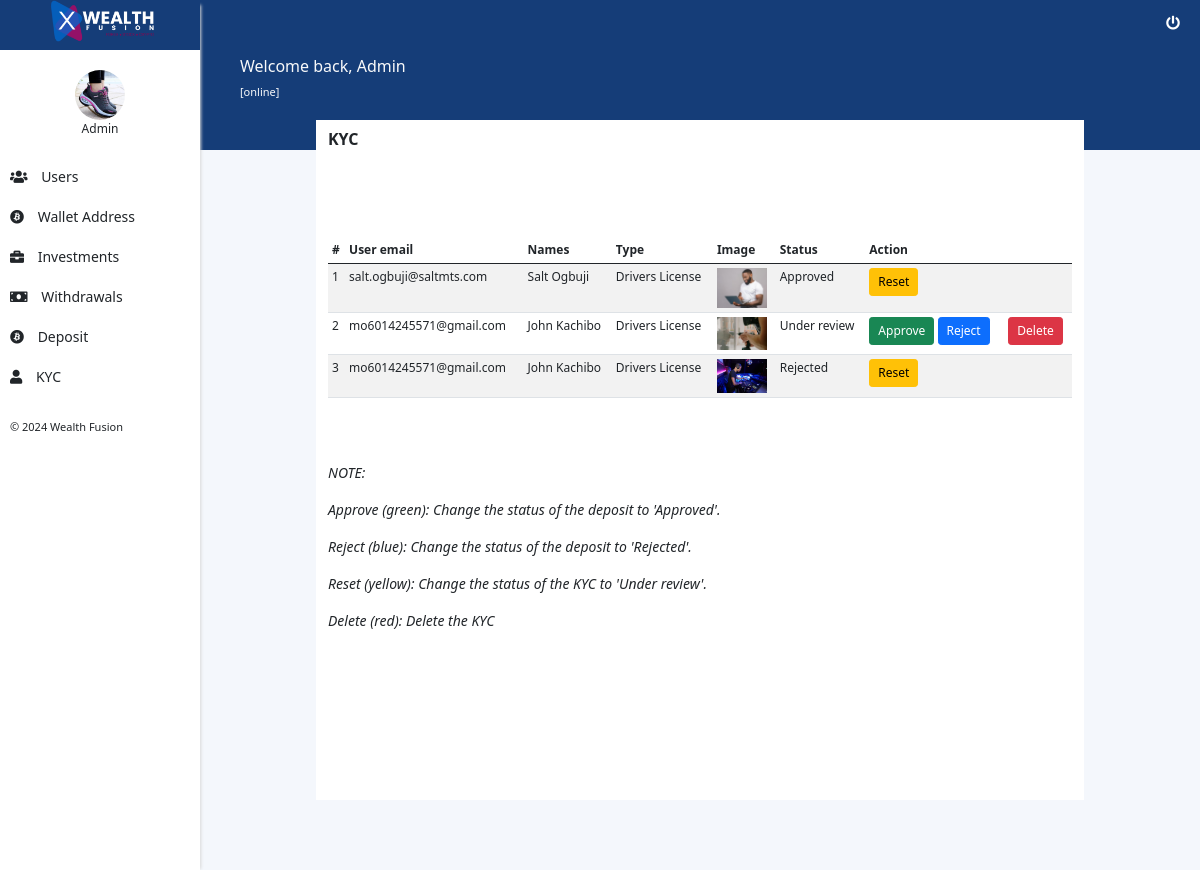
Screenshot of /user/n/kyc.php (signed in) with the database file from the repository.
### tables this page shows
CREATE TABLE `kyc` (
  `id` int(11) NOT NULL,
  `email` varchar(255) DEFAULT NULL,
  `verify_type` varchar(255) DEFAULT NULL,
  `fullnames` varchar(255) DEFAULT NULL,
  `image` varchar(255) DEFAULT NULL,
  `status` enum('Under review','Approved','Rejected','') NOT NULL DEFAULT 'Under review'
);

### user/n/kyc.php (the view, shortened to what this page needs)
<?php require_once("includes/components/header.php") ?>
<?php
    $stmt = $kon->prepare("SELECT * FROM kyc ORDER BY id DESC");
    $stmt->execute();
    $rows = $stmt->fetchAll(PDO::FETCH_ASSOC);
    $n=1;
?>
<div class="main-content">
    <div class="main-content-wrapper">
        <div class="container">
            <h6>KYC</h6>
            <div class="text-center py-4">
            </div>
            <div class="table-responsive font-12">
                <table class="table table-striped table-sm table-hover">
                    <thead>
                        <tr>
                            <th scope="col">#</th>
                            <th scope="col">User email</th>
                            <th scope="col">Names</th>
                            <th scope="col">Type</th>
                            <th scope="col">Image</th>
                            <th scope="col">Status</th>
                            <th colspan="2">Action</th>
                        </tr>
                    </thead>
                    <tbody>
                        <?php foreach ($rows as $key) { ?>
                            <tr>
                                <td><?= $n++ ?></td>
                                <td><?= $key['email'] ?></td>
                                <td><?= $key['fullnames'] ?></td>
                                <td><?= $key['verify_type'] ?></td>
                                <td>
                                    <img src="../images/kyc/<?= $key['image'] ?>" alt="" width='50'>
                                </td>
                                <td><?= $key['status'] ?></td>
                                <td>
                                <?php if($key['status']=='Under review'){ ?>
                                    <a href='process?confirmKYC=<?= $key['id'] ?>' onclick='return confirm(`Are you sure?`)'><button class='btn btn-sm btn-success'>Approve </button></a>
                                    <a href='process?rejectKYC=<?= $key['id'] ?>' onclick='return confirm(`Are you sure?`)'><button class='btn btn-sm btn-primary'>Reject </button></a>
                                <?php }else{ ?>
                                    <a href='process?unConfirmKYC=<?= $key['id'] ?>' onclick='return confirm(`Are you sure?`)'><button class='btn btn-sm btn-warning'>Reset </button></a>
                                <?php }?>
                                </td>
                                <td>
                                <?php if($key['status']=='Under review'){ ?>
                                    <a href='process?deleteKYC=<?= $key['id'] ?>' onclick='return confirm(`Sure to delete?`)'><button class='btn btn-sm btn-danger'>Delete</button></a>
                                <?php }?>
                                </td>
                            </tr>
                        <?php } ?>
                    </tbody>
                </table>
            </div>
            <div class="mt-5">
                <small>
                    <i>
                    <p>NOTE:</p>
                    <p>Approve (green): Change the status of the deposit to 'Approved'. </p>
                    <p>Reject (blue): Change the status of the deposit to 'Rejected'. </p>
                    <p>Reset (yellow): Change the status of the KYC to 'Under review'.</p>
                    <p>Delete (red): Delete the KYC</p>
                    </i>
                </small>
            </div>
        </div>
    </div>
</div>
<?php require_once("includes/components/footer.php") ?>

### user/n/assets/css/global.css (style rules this page uses)
* { padding: 0; margin: 0; }
body { box-sizing: border-box; font-family: "Roboto", sans-serif; font-size: 12px; }
:root { --primary-color: #153d78; }
.font-12 { font-size: 12px; }

### user/n/assets/css/components/header.css (style rules this page uses)
.main-content { padding: 20px; margin-left: 200px; min-height: 90vh; background-color: #f4f7fc; display: flex; justify-content: center; }
.main-content-wrapper { width: 80%; background-color: #fff; transform: translateY(-50px); }
.main-content-wrapper h6 { font-weight: bold; padding: 10px 0; margin-bottom: 30px; }

### user/n/kyc.php (style rules this page uses)
button { font-size:12px !important; }

### rows the page displays
kyc: email "salt.ogbuji@saltmts.com", fullnames "Salt Ogbuji", verify_type "Drivers License", image (picture), status "Approved"
kyc: email "mo6014245571@gmail.com", fullnames "John Kachibo", verify_type "Drivers License", image (picture), status "Under review"
kyc: email "mo6014245571@gmail.com", fullnames "John Kachibo", verify_type "Drivers License", image (picture), status "Rejected"

### other values shown
Helper::site_name() "Wealth Fusion"
